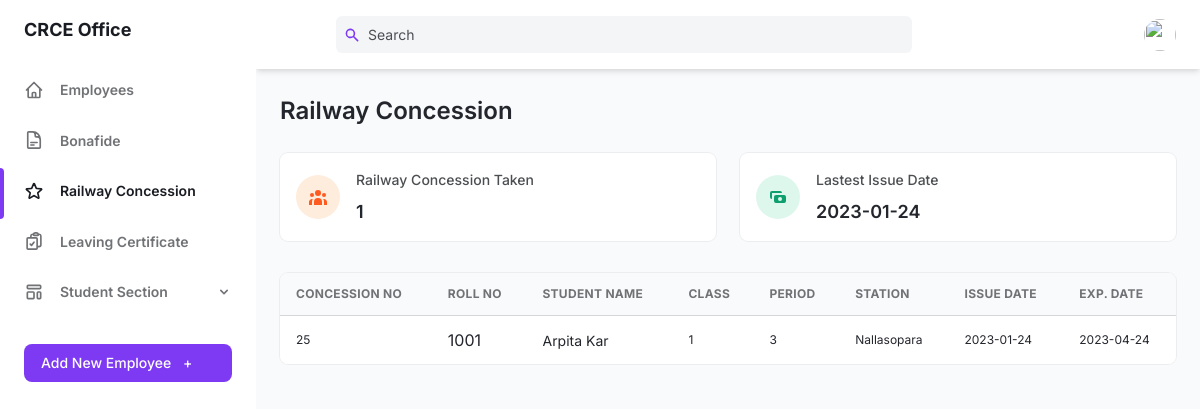
Screenshot of /teacher-portal/office/office-train.php with the database file from the repository.
### tables this page shows
CREATE TABLE IF NOT EXISTS `student_train_map` (
  `s_id` int NOT NULL,
  `tc_no` int NOT NULL AUTO_INCREMENT,
  `tc_taken` varchar(100) DEFAULT NULL,
  `issue_date` varchar(100) DEFAULT NULL,
  `exp_date` varchar(100) NOT NULL,
  `class` varchar(100) DEFAULT NULL,
  `period` varchar(100) DEFAULT NULL,
  PRIMARY KEY (`tc_no`),
  KEY `s_id` (`s_id`)
);

CREATE TABLE IF NOT EXISTS `student` (
  `s_id` int NOT NULL AUTO_INCREMENT,
  `branch` varchar(100) NOT NULL,
  `first_name` varchar(100) NOT NULL,
  `last_name` varchar(100) NOT NULL,
  `mother_name` varchar(100) NOT NULL,
  `religion` varchar(100) NOT NULL,
  `gender` varchar(100) NOT NULL,
  `dob` varchar(100) NOT NULL,
  `pob` varchar(100) NOT NULL,
  `s_email` varchar(100) NOT NULL,
  `s_pwd` varchar(100) NOT NULL,
  `phone` varchar(100) NOT NULL,
  `year` varchar(100) NOT NULL,
  `home_stn` varchar(100) NOT NULL,
  `age` varchar(100) NOT NULL,
  `ila` varchar(100) NOT NULL,
  `doa` varchar(100) NOT NULL,
  `reason` varchar(100) NOT NULL,
  `remark` varchar(100) NOT NULL,
  PRIMARY KEY (`s_id`)
);

### teacher-portal/office/office-train.php (the view, shortened to what this page needs)
<!DOCTYPE html>
<html :class="{ 'theme-dark': dark }" x-data="data()" lang="en">
	<head>
		<link rel="stylesheet" href="./assets/css/tailwind.output.css" />
		<link rel="stylesheet" href="https://cdnjs.cloudflare.com/ajax/libs/Chart.js/2.9.3/Chart.min.css"/>
	</head>
	<body>
		<?php
			$conn = mysqli_connect("localhost", "root", "", "crce") or die(mysqli_error($conn));
			$query = "SELECT t.*, s.* FROM student_train_map AS t, student AS s WHERE t.s_id=s.s_id ORDER BY t.tc_no ASC";
			$data = mysqli_query($conn, $query);
		?>
		<div class="flex h-screen bg-gray-50 dark:bg-gray-900" :class="{ 'overflow-hidden': isSideMenuOpen }">
				<aside  class="z-20 hidden w-64 overflow-y-auto bg-white dark:bg-gray-800 md:block flex-shrink-0">
					<div class="py-4 text-gray-500 dark:text-gray-400">
						<a class="ml-6 text-lg font-bold text-gray-800 dark:text-gray-200" href="office-home.php">
							CRCE Office
						</a>
						<ul class="mt-6">
                            <li class="relative px-6 py-3">
								<a class="inline-flex items-center w-full text-sm font-semibold transition-colors duration-150 hover:text-gray-800 dark:hover:text-gray-200"
								    href="office-home.php">
                                    <span class="ml-4">
                                       Employees
                                    </span>
								</a>
							</li>
                            <li class="relative px-6 py-3">
								<a class="inline-flex items-center w-full text-sm font-semibold transition-colors duration-150 hover:text-gray-800 dark:hover:text-gray-200"
								    href="office-bonafide.php">
                                    <span class="ml-4">
                                        Bonafide
                                    </span>
								</a>
							</li>
                            <li class="relative px-6 py-3">
                                <span class="absolute inset-y-0 left-0 w-1 bg-purple-600 rounded-tr-lg rounded-br-lg" aria-hidden="true"></span>
                                <a class="inline-flex items-center w-full text-sm font-semibold text-gray-800 transition-colors duration-150 hover:text-gray-800 dark:hover:text-gray-200 dark:text-gray-100"
                                    href="office-train.php">
                                    <span class="ml-4">
                                        Railway Concession
                                    </span>
                                </a>
                            </li>
						</ul>
						<ul>
                            <li class="relative px-6 py-3">
								<a class="inline-flex items-center w-full text-sm font-semibold transition-colors duration-150 hover:text-gray-800 dark:hover:text-gray-200"
								    href="office-lc.php">
                                    <span class="ml-4">
                                       Leaving Certificate
                                    </span>
								</a>
							</li>
                            <li class="relative px-6 py-3">
								<button class="inline-flex items-center justify-between w-full text-sm font-semibold transition-colors duration-150 hover:text-gray-800 dark:hover:text-gray-200" @click="togglePagesMenu" aria-haspopup="true" >
								<span class="inline-flex items-center">
									<span class="ml-4">
									Student Section
									</span>
								</span>
								<svg class="w-4 h-4" aria-hidden="true" fill="currentColor" viewBox="0 0 20 20">
									<path fill-rule="evenodd" d="M5.293 7.293a1 1 0 011.414 0L10 10.586l3.293-3.293a1 1 0 111.414 1.414l-4 4a1 1 0 01-1.414 0l-4-4a1 1 0 010-1.414z" clip-rule="evenodd"></path>
								</svg>
								</button>
							</li>
						</ul>
						<div class="px-6 my-6">
							<button class="flex items-center justify-between w-full px-4 py-2 text-sm font-medium leading-5 text-white transition-colors duration-150 bg-purple-600 border border-transparent rounded-lg active:bg-purple-600 hover:bg-purple-700 focus:outline-none focus:shadow-outline-purple" >
								<a href="add-employee-office.php">
									Add New Employee <span class="ml-2" aria-hidden="true">+</span>
								</a>
							</button>
						</div>
					</div>
				</aside>
			<div class="flex flex-col flex-1 w-full">
				<header class="z-10 py-4 bg-white shadow-md dark:bg-gray-800">
					<div class="container flex items-center justify-between h-full px-6 mx-auto text-purple-600 dark:text-purple-300">
							<div class="search flex justify-center flex-1 lg:mr-32">
								<div class="relative w-full max-w-xl mr-6 focus-within:text-purple-500">
									<div class="absolute inset-y-0 flex items-center pl-2">
										<svg class="w-4 h-4" aria-hidden="true" fill="currentColor" viewBox="0 0 20 20">
										<path
											fill-rule="evenodd"
											d="M8 4a4 4 0 100 8 4 4 0 000-8zM2 8a6 6 0 1110.89 3.476l4.817 4.817a1 1 0 01-1.414 1.414l-4.816-4.816A6 6 0 012 8z"
											clip-rule="evenodd"
										></path>
										</svg>
									</div>
									<input
										class="searchTerm cd-search table-filter w-full pl-8 pr-2 text-sm text-gray-700 placeholder-gray-600 bg-gray-100 border-0 rounded-md dark:placeholder-gray-500 dark:focus:shadow-outline-gray dark:focus:placeholder-gray-600 dark:bg-gray-700 dark:text-gray-200 focus:placeholder-gray-500 focus:bg-white focus:border-purple-300 focus:outline-none focus:shadow-outline-purple form-input"
										type="text"
										placeholder="Search"
										aria-label="Search"
										id="myInput"
										onkeyup="myFunction()"
										data-table="order-table"
									/>
								</div>
							</div>
						<ul class="flex items-center flex-shrink-0 space-x-6">
								<li class="relative">
								<button
									class="align-middle rounded-full focus:shadow-outline-purple focus:outline-none"
									@click="toggleProfileMenu"
									@keydown.escape="closeProfileMenu"
									aria-label="Account"
									aria-haspopup="true"
								>
									<img
									class="object-cover w-8 h-8 rounded-full"
									src="https://images.unsplash.com/photo-1502378735452-bc7d86632805?ixlib=rb-0.3.5&q=80&fm=jpg&crop=entropy&cs=tinysrgb&w=200&fit=max&s=aa3a807e1bbdfd4364d1f449eaa96d82"
									alt=""
									aria-hidden="true"
									/>
								</button>
								</li>
						</ul>
					</div>
				</header>
				<main class="h-full overflow-y-auto">
					<div class="container px-6 mx-auto grid">
						<h2 class="my-6 text-2xl font-semibold text-gray-700 dark:text-gray-200">Railway Concession </h2>
							<?php
								$sql = "SELECT COUNT(s_id) as t_train  FROM student_train_map;";
								$query = mysqli_query($conn, $sql);
								$row = mysqli_fetch_assoc($query);
								$code = "SELECT issue_date FROM student_train_map ORDER BY issue_date DESC LIMIT 1";
								$count = mysqli_query($conn, $code);
								$student = mysqli_fetch_assoc($count);
							?>
							<div class="grid gap-6 mb-8 md:grid-cols-2 xl:grid-cols-4">
                                    <div class="flex items-center p-4 bg-white rounded-lg shadow-xs dark:bg-gray-800">
                                    <div class="p-3 mr-4 text-orange-500 bg-orange-100 rounded-full dark:text-orange-100 dark:bg-orange-500">
                                    </div>
                                    <div>
                                        <p class="mb-2 text-sm font-medium text-gray-600 dark:text-gray-400">
                                            Railway Concession  Taken
                                        </p>
                                        <p class="text-lg font-semibold text-gray-700 dark:text-gray-200">
                                            <?php echo $row['t_train']; ?>
                                        </p>
                                    </div>
                                    </div>
                                    <div class="flex items-center p-4 bg-white rounded-lg shadow-xs dark:bg-gray-800">
                                    <div class="p-3 mr-4 text-green-500 bg-green-100 rounded-full dark:text-green-100 dark:bg-green-500">
                                        <svg class="w-5 h-5" fill="currentColor" viewBox="0 0 20 20">
                                        <path fill-rule="evenodd" d="M4 4a2 2 0 00-2 2v4a2 2 0 002 2V6h10a2 2 0 00-2-2H4zm2 6a2 2 0 012-2h8a2 2 0 012 2v4a2 2 0 01-2 2H8a2 2 0 01-2-2v-4zm6 4a2 2 0 100-4 2 2 0 000 4z" clip-rule="evenodd"></path>
                                        </svg>
                                    </div>
                                    <div>
                                        <p class="mb-2 text-sm font-medium text-gray-600 dark:text-gray-400"> Lastest Issue Date </p>
                                        <p class="text-lg font-semibold text-gray-700 dark:text-gray-200">
                                            <?php echo $student['issue_date']; ?>
                                        </p>
                                    </div>
                                    </div>
							</div>
							<div class="w-full overflow-hidden rounded-lg shadow-xs">
								<div class="w-full overflow-x-auto">
									<table class="order-table w-full whitespace-no-wrap">
										<thead>
											<tr class="text-xs font-semibold tracking-wide text-left text-gray-500 uppercase border-b dark:border-gray-700 bg-gray-50 dark:text-gray-400 dark:bg-gray-800">
											<th class="px-4 py-3">Concession No</th>
											<th class="px-4 py-3">Roll No</th>
											<th class="px-4 py-3">Student Name</th>
                                            <th class="px-4 py-3"> Class </th>
                                            <th class="px-4 py-3"> Period </th>
                                            <th class="px-4 py-3"> Station </th>
                                            <th class="px-4 py-3">Issue Date </th>
                                            <th class="px-4 py-3">Exp. Date </th>
											</tr>
										</thead>
										<tbody class="bg-white divide-y dark:divide-gray-700 dark:bg-gray-800">
											<?php
													while($result = mysqli_fetch_assoc($data))
													{
														echo"<tr class='text-gray-700 dark:text-gray-400'>
																<td class='px-4 py-3 text-xs'>".$result['tc_no']."</td>
																<td class='px-4 py-3'>".$result['s_id']."</td>
																<td class='px-4 py-3 text-sm'>".$result['first_name']." ".$result['last_name']."</td>
                                                                <td class='px-4 py-3 text-xs'>".$result['class']."</td>
                                                                <td class='px-4 py-3 text-xs'>".$result['period']."</td>
                                                                <td class='px-4 py-3 text-xs'>".$result['home_stn']."</td>
                                                                <td class='px-4 py-3 text-xs'>".$result['issue_date']."</td>
                                                                <td class='px-4 py-3 text-xs'>".$result['exp_date']."</td>
															</tr>";
													}
											?>
										</tbody>
									</table>
								</div>
							</div>
					</div>
				</main>
			</div>
    	</div>
	</body>
</html>

### rows the page displays
student_train_map: issue_date "2023-01-24", tc_no "25", s.s_id "1001", s.first_name "Arpita", s.last_name "Kar", class "1", period "3", s.home_stn "Nallasopara", exp_date "2023-04-24"

### other values shown
$row['t_train'] "1"
